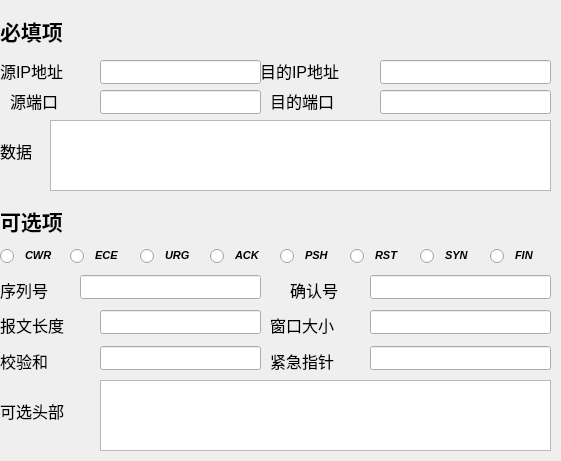
   <widget class="QWidget" name="TCP" native="true">
    <property name="geometry">
     <rect>
      <x>5</x>
      <y>-10</y>
      <width>561</width>
      <height>461</height>
     </rect>
    </property>
    <widget class="QLabel" name="label_26">
     <property name="geometry">
      <rect>
       <x>0</x>
       <y>10</y>
       <width>111</width>
       <height>41</height>
      </rect>
     </property>
     <property name="font">
      <font>
       <family>Arial Black</family>
       <pointsize>16</pointsize>
       <weight>75</weight>
       <bold>true</bold>
      </font>
     </property>
     <property name="text">
      <string>必填项</string>
     </property>
    </widget>
    <widget class="QLabel" name="label_27">
     <property name="geometry">
      <rect>
       <x>0</x>
       <y>50</y>
       <width>101</width>
       <height>41</height>
      </rect>
     </property>
     <property name="font">
      <font>
       <family>Arial</family>
       <pointsize>12</pointsize>
       <weight>50</weight>
       <bold>false</bold>
      </font>
     </property>
     <property name="text">
      <string>源IP地址</string>
     </property>
    </widget>
    <widget class="QLabel" name="label_28">
     <property name="geometry">
      <rect>
       <x>260</x>
       <y>50</y>
       <width>121</width>
       <height>41</height>
      </rect>
     </property>
     <property name="font">
      <font>
       <family>Arial</family>
       <pointsize>12</pointsize>
       <weight>50</weight>
       <bold>false</bold>
      </font>
     </property>
     <property name="text">
      <string>目的IP地址</string>
     </property>
    </widget>
    <widget class="QLineEdit" name="TCPsrcIP">
     <property name="geometry">
      <rect>
       <x>100</x>
       <y>60</y>
       <width>161</width>
       <height>24</height>
      </rect>
     </property>
    </widget>
    <widget class="QLineEdit" name="TCPdstIP">
     <property name="geometry">
      <rect>
       <x>380</x>
       <y>60</y>
       <width>171</width>
       <height>24</height>
      </rect>
     </property>
    </widget>
    <widget class="QTextEdit" name="TCPdata">
     <property name="geometry">
      <rect>
       <x>50</x>
       <y>120</y>
       <width>501</width>
       <height>71</height>
      </rect>
     </property>
    </widget>
    <widget class="QLabel" name="label_29">
     <property name="geometry">
      <rect>
       <x>0</x>
       <y>130</y>
       <width>51</width>
       <height>41</height>
      </rect>
     </property>
     <property name="font">
      <font>
       <family>Arial</family>
       <pointsize>12</pointsize>
       <weight>50</weight>
       <bold>false</bold>
      </font>
     </property>
     <property name="text">
      <string>数据</string>
     </property>
    </widget>
    <widget class="QLabel" name="label_31">
     <property name="geometry">
      <rect>
       <x>0</x>
       <y>200</y>
       <width>111</width>
       <height>41</height>
      </rect>
     </property>
     <property name="font">
      <font>
       <family>Arial Black</family>
       <pointsize>16</pointsize>
       <weight>75</weight>
       <bold>true</bold>
      </font>
     </property>
     <property name="text">
      <string>可选项</string>
     </property>
    </widget>
    <widget class="QRadioButton" name="TCPcwr">
     <property name="geometry">
      <rect>
       <x>0</x>
       <y>245</y>
       <width>21</width>
       <height>22</height>
      </rect>
     </property>
     <property name="text">
      <string/>
     </property>
     <property name="autoExclusive">
      <bool>false</bool>
     </property>
    </widget>
    <widget class="QLabel" name="label_32">
     <property name="geometry">
      <rect>
       <x>25</x>
       <y>235</y>
       <width>51</width>
       <height>41</height>
      </rect>
     </property>
     <property name="font">
      <font>
       <family>Arial</family>
       <pointsize>8</pointsize>
       <weight>75</weight>
       <italic>true</italic>
       <bold>true</bold>
      </font>
     </property>
     <property name="text">
      <string>CWR</string>
     </property>
    </widget>
    <widget class="QLabel" name="label_33">
     <property name="geometry">
      <rect>
       <x>95</x>
       <y>235</y>
       <width>41</width>
       <height>41</height>
      </rect>
     </property>
     <property name="font">
      <font>
       <family>Arial</family>
       <pointsize>8</pointsize>
       <weight>75</weight>
       <italic>true</italic>
       <bold>true</bold>
      </font>
     </property>
     <property name="text">
      <string>ECE</string>
     </property>
    </widget>
    <widget class="QRadioButton" name="TCPece">
     <property name="geometry">
      <rect>
       <x>70</x>
       <y>245</y>
       <width>21</width>
       <height>22</height>
      </rect>
     </property>
     <property name="text">
      <string/>
     </property>
     <property name="autoExclusive">
      <bool>false</bool>
     </property>
    </widget>
    <widget class="QLineEdit" name="TCPseqnum">
     <property name="geometry">
      <rect>
       <x>80</x>
       <y>275</y>
       <width>181</width>
       <height>24</height>
      </rect>
     </property>
     <property name="text">
      <string/>
     </property>
    </widget>
    <widget class="QLabel" name="label_34">
     <property name="geometry">
      <rect>
       <x>0</x>
       <y>269</y>
       <width>81</width>
       <height>41</height>
      </rect>
     </property>
     <property name="font">
      <font>
       <family>Arial</family>
       <pointsize>12</pointsize>
       <weight>50</weight>
       <bold>false</bold>
      </font>
     </property>
     <property name="text">
      <string>序列号</string>
     </property>
    </widget>
    <widget class="QLineEdit" name="TCPacknum">
     <property name="geometry">
      <rect>
       <x>370</x>
       <y>275</y>
       <width>181</width>
       <height>24</height>
      </rect>
     </property>
    </widget>
    <widget class="QLabel" name="label_35">
     <property name="geometry">
      <rect>
       <x>290</x>
       <y>269</y>
       <width>71</width>
       <height>41</height>
      </rect>
     </property>
     <property name="font">
      <font>
       <family>Arial</family>
       <pointsize>12</pointsize>
       <weight>50</weight>
       <bold>false</bold>
      </font>
     </property>
     <property name="text">
      <string>确认号</string>
     </property>
    </widget>
    <widget class="QLineEdit" name="TCPwindow">
     <property name="geometry">
      <rect>
       <x>370</x>
       <y>310</y>
       <width>181</width>
       <height>24</height>
      </rect>
     </property>
    </widget>
    <widget class="QLabel" name="label_36">
     <property name="geometry">
      <rect>
       <x>0</x>
       <y>304</y>
       <width>101</width>
       <height>41</height>
      </rect>
     </property>
     <property name="font">
      <font>
       <family>Arial</family>
       <pointsize>12</pointsize>
       <weight>50</weight>
       <bold>false</bold>
      </font>
     </property>
     <property name="text">
      <string>报文长度</string>
     </property>
    </widget>
    <widget class="QLabel" name="label_37">
     <property name="geometry">
      <rect>
       <x>270</x>
       <y>304</y>
       <width>101</width>
       <height>41</height>
      </rect>
     </property>
     <property name="font">
      <font>
       <family>Arial</family>
       <pointsize>12</pointsize>
       <weight>50</weight>
       <bold>false</bold>
      </font>
     </property>
     <property name="text">
      <string>窗口大小</string>
     </property>
    </widget>
    <widget class="QLineEdit" name="TCPoffset">
     <property name="geometry">
      <rect>
       <x>100</x>
       <y>310</y>
       <width>161</width>
       <height>24</height>
      </rect>
     </property>
     <property name="text">
      <string/>
     </property>
    </widget>
    <widget class="QLineEdit" name="TCPurgent">
     <property name="geometry">
      <rect>
       <x>370</x>
       <y>346</y>
       <width>181</width>
       <height>24</height>
      </rect>
     </property>
    </widget>
    <widget class="QLineEdit" name="TCPchecksum">
     <property name="geometry">
      <rect>
       <x>100</x>
       <y>346</y>
       <width>161</width>
       <height>24</height>
      </rect>
     </property>
     <property name="text">
      <string/>
     </property>
    </widget>
    <widget class="QLabel" name="label_38">
     <property name="geometry">
      <rect>
       <x>0</x>
       <y>340</y>
       <width>101</width>
       <height>41</height>
      </rect>
     </property>
     <property name="font">
      <font>
       <family>Arial</family>
       <pointsize>12</pointsize>
       <weight>50</weight>
       <bold>false</bold>
      </font>
     </property>
     <property name="text">
      <string>校验和</string>
     </property>
    </widget>
    <widget class="QLabel" name="label_39">
     <property name="geometry">
      <rect>
       <x>270</x>
       <y>340</y>
       <width>101</width>
       <height>41</height>
      </rect>
     </property>
     <property name="font">
      <font>
       <family>Arial</family>
       <pointsize>12</pointsize>
       <weight>50</weight>
       <bold>false</bold>
      </font>
     </property>
     <property name="text">
      <string>紧急指针</string>
     </property>
    </widget>
    <widget class="QLabel" name="label_40">
     <property name="geometry">
      <rect>
       <x>0</x>
       <y>390</y>
       <width>101</width>
       <height>41</height>
      </rect>
     </property>
     <property name="font">
      <font>
       <family>Arial</family>
       <pointsize>12</pointsize>
       <weight>50</weight>
       <bold>false</bold>
      </font>
     </property>
     <property name="text">
      <string>可选头部</string>
     </property>
    </widget>
    <widget class="QTextEdit" name="TCPopt">
     <property name="geometry">
      <rect>
       <x>100</x>
       <y>380</y>
       <width>451</width>
       <height>71</height>
      </rect>
     </property>
    </widget>
    <widget class="QLineEdit" name="TCPdstport">
     <property name="geometry">
      <rect>
       <x>380</x>
       <y>90</y>
       <width>171</width>
       <height>24</height>
      </rect>
     </property>
    </widget>
    <widget class="QLabel" name="label_71">
     <property name="geometry">
      <rect>
       <x>270</x>
       <y>80</y>
       <width>101</width>
       <height>41</height>
      </rect>
     </property>
     <property name="font">
      <font>
       <family>Arial</family>
       <pointsize>12</pointsize>
       <weight>50</weight>
       <bold>false</bold>
      </font>
     </property>
     <property name="text">
      <string>目的端口</string>
     </property>
    </widget>
    <widget class="QLabel" name="label_72">
     <property name="geometry">
      <rect>
       <x>10</x>
       <y>80</y>
       <width>71</width>
       <height>41</height>
      </rect>
     </property>
     <property name="font">
      <font>
       <family>Arial</family>
       <pointsize>12</pointsize>
       <weight>50</weight>
       <bold>false</bold>
      </font>
     </property>
     <property name="text">
      <string>源端口</string>
     </property>
    </widget>
    <widget class="QLineEdit" name="TCPsrcport">
     <property name="geometry">
      <rect>
       <x>100</x>
       <y>90</y>
       <width>161</width>
       <height>24</height>
      </rect>
     </property>
    </widget>
    <widget class="QRadioButton" name="TCPack">
     <property name="geometry">
      <rect>
       <x>210</x>
       <y>245</y>
       <width>21</width>
       <height>22</height>
      </rect>
     </property>
     <property name="text">
      <string/>
     </property>
     <property name="autoExclusive">
      <bool>false</bool>
     </property>
    </widget>
    <widget class="QLabel" name="label_73">
     <property name="geometry">
      <rect>
       <x>235</x>
       <y>235</y>
       <width>41</width>
       <height>41</height>
      </rect>
     </property>
     <property name="font">
      <font>
       <family>Arial</family>
       <pointsize>8</pointsize>
       <weight>75</weight>
       <italic>true</italic>
       <bold>true</bold>
      </font>
     </property>
     <property name="text">
      <string>ACK</string>
     </property>
    </widget>
    <widget class="QRadioButton" name="TCPurg">
     <property name="geometry">
      <rect>
       <x>140</x>
       <y>245</y>
       <width>21</width>
       <height>22</height>
      </rect>
     </property>
     <property name="text">
      <string/>
     </property>
     <property name="autoExclusive">
      <bool>false</bool>
     </property>
    </widget>
    <widget class="QLabel" name="label_74">
     <property name="geometry">
      <rect>
       <x>165</x>
       <y>235</y>
       <width>41</width>
       <height>41</height>
      </rect>
     </property>
     <property name="font">
      <font>
       <family>Arial</family>
       <pointsize>8</pointsize>
       <weight>75</weight>
       <italic>true</italic>
       <bold>true</bold>
      </font>
     </property>
     <property name="text">
      <string>URG</string>
     </property>
    </widget>
    <widget class="QRadioButton" name="TCPfin">
     <property name="geometry">
      <rect>
       <x>490</x>
       <y>245</y>
       <width>21</width>
       <height>22</height>
      </rect>
     </property>
     <property name="text">
      <string/>
     </property>
     <property name="autoExclusive">
      <bool>false</bool>
     </property>
    </widget>
    <widget class="QRadioButton" name="TCPrst">
     <property name="geometry">
      <rect>
       <x>350</x>
       <y>245</y>
       <width>21</width>
       <height>22</height>
      </rect>
     </property>
     <property name="text">
      <string/>
     </property>
     <property name="autoExclusive">
      <bool>false</bool>
     </property>
    </widget>
    <widget class="QRadioButton" name="TCPsyn">
     <property name="geometry">
      <rect>
       <x>420</x>
       <y>245</y>
       <width>21</width>
       <height>22</height>
      </rect>
     </property>
     <property name="text">
      <string/>
     </property>
     <property name="autoExclusive">
      <bool>false</bool>
     </property>
    </widget>
    <widget class="QLabel" name="label_75">
     <property name="geometry">
      <rect>
       <x>515</x>
       <y>235</y>
       <width>41</width>
       <height>41</height>
      </rect>
     </property>
     <property name="font">
      <font>
       <family>Arial</family>
       <pointsize>8</pointsize>
       <weight>75</weight>
       <italic>true</italic>
       <bold>true</bold>
      </font>
     </property>
     <property name="text">
      <string>FIN</string>
     </property>
    </widget>
    <widget class="QLabel" name="label_76">
     <property name="geometry">
      <rect>
       <x>445</x>
       <y>235</y>
       <width>41</width>
       <height>41</height>
      </rect>
     </property>
     <property name="font">
      <font>
       <family>Arial</family>
       <pointsize>8</pointsize>
       <weight>75</weight>
       <italic>true</italic>
       <bold>true</bold>
      </font>
     </property>
     <property name="text">
      <string>SYN</string>
     </property>
    </widget>
    <widget class="QLabel" name="label_41">
     <property name="geometry">
      <rect>
       <x>375</x>
       <y>235</y>
       <width>41</width>
       <height>41</height>
      </rect>
     </property>
     <property name="font">
      <font>
       <family>Arial</family>
       <pointsize>8</pointsize>
       <weight>75</weight>
       <italic>true</italic>
       <bold>true</bold>
      </font>
     </property>
     <property name="text">
      <string>RST</string>
     </property>
    </widget>
    <widget class="QRadioButton" name="TCPpsh">
     <property name="geometry">
      <rect>
       <x>280</x>
       <y>245</y>
       <width>21</width>
       <height>22</height>
      </rect>
     </property>
     <property name="text">
      <string/>
     </property>
     <property name="autoExclusive">
      <bool>false</bool>
     </property>
    </widget>
    <widget class="QLabel" name="label_77">
     <property name="geometry">
      <rect>
       <x>305</x>
       <y>235</y>
       <width>41</width>
       <height>41</height>
      </rect>
     </property>
     <property name="font">
      <font>
       <family>Arial</family>
       <pointsize>8</pointsize>
       <weight>75</weight>
       <italic>true</italic>
       <bold>true</bold>
      </font>
     </property>
     <property name="text">
      <string>PSH</string>
     </property>
    </widget>
   </widget>
